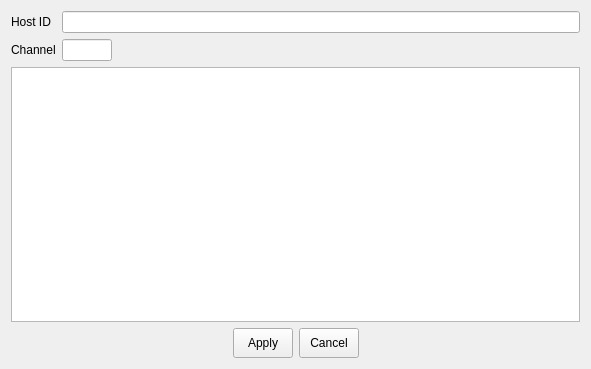
<?xml version="1.0" encoding="UTF-8"?>
<ui version="4.0">
 <class>VSCLicense</class>
 <widget class="QWidget" name="VSCLicense">
  <property name="geometry">
   <rect>
    <x>0</x>
    <y>0</y>
    <width>591</width>
    <height>369</height>
   </rect>
  </property>
  <property name="windowTitle">
   <string>Master Hard Disk Selecting</string>
  </property>
  <property name="windowIcon">
   <iconset resource="../main/vscmainwindows.qrc">
    <normaloff>:/logo/resources/vscsmall.jpg</normaloff>:/logo/resources/vscsmall.jpg</iconset>
  </property>
  <layout class="QVBoxLayout" name="verticalLayout">
   <item>
    <layout class="QGridLayout" name="gridLayout">
     <item row="0" column="1">
      <widget class="QLineEdit" name="hostId">
       <property name="readOnly">
        <bool>true</bool>
       </property>
      </widget>
     </item>
     <item row="0" column="0">
      <widget class="QLabel" name="label">
       <property name="text">
        <string>Host ID</string>
       </property>
      </widget>
     </item>
     <item row="1" column="0">
      <widget class="QLabel" name="label_2">
       <property name="text">
        <string>Channel</string>
       </property>
      </widget>
     </item>
     <item row="1" column="1">
      <widget class="QLineEdit" name="channel">
       <property name="enabled">
        <bool>true</bool>
       </property>
       <property name="maximumSize">
        <size>
         <width>50</width>
         <height>16777215</height>
        </size>
       </property>
       <property name="readOnly">
        <bool>true</bool>
       </property>
      </widget>
     </item>
    </layout>
   </item>
   <item>
    <widget class="QTextEdit" name="lic">
     <property name="styleSheet">
      <string notr="true">font: 10pt &quot;Arial&quot;;</string>
     </property>
    </widget>
   </item>
   <item>
    <layout class="QHBoxLayout" name="horizontalLayout">
     <item>
      <spacer name="horizontalSpacer">
       <property name="orientation">
        <enum>Qt::Horizontal</enum>
       </property>
       <property name="sizeHint" stdset="0">
        <size>
         <width>40</width>
         <height>20</height>
        </size>
       </property>
      </spacer>
     </item>
     <item>
      <widget class="QPushButton" name="pushButtonApply">
       <property name="minimumSize">
        <size>
         <width>60</width>
         <height>30</height>
        </size>
       </property>
       <property name="maximumSize">
        <size>
         <width>60</width>
         <height>30</height>
        </size>
       </property>
       <property name="text">
        <string>Apply</string>
       </property>
       <property name="iconSize">
        <size>
         <width>60</width>
         <height>40</height>
        </size>
       </property>
      </widget>
     </item>
     <item>
      <widget class="QPushButton" name="pushButtonCancel">
       <property name="minimumSize">
        <size>
         <width>60</width>
         <height>30</height>
        </size>
       </property>
       <property name="maximumSize">
        <size>
         <width>60</width>
         <height>30</height>
        </size>
       </property>
       <property name="text">
        <string>Cancel</string>
       </property>
       <property name="iconSize">
        <size>
         <width>60</width>
         <height>40</height>
        </size>
       </property>
      </widget>
     </item>
     <item>
      <spacer name="horizontalSpacer_2">
       <property name="orientation">
        <enum>Qt::Horizontal</enum>
       </property>
       <property name="sizeHint" stdset="0">
        <size>
         <width>40</width>
         <height>20</height>
        </size>
       </property>
      </spacer>
     </item>
    </layout>
   </item>
  </layout>
 </widget>
 <resources>
  <include location="../main/vscmainwindows.qrc"/>
 </resources>
 <connections/>
</ui>
